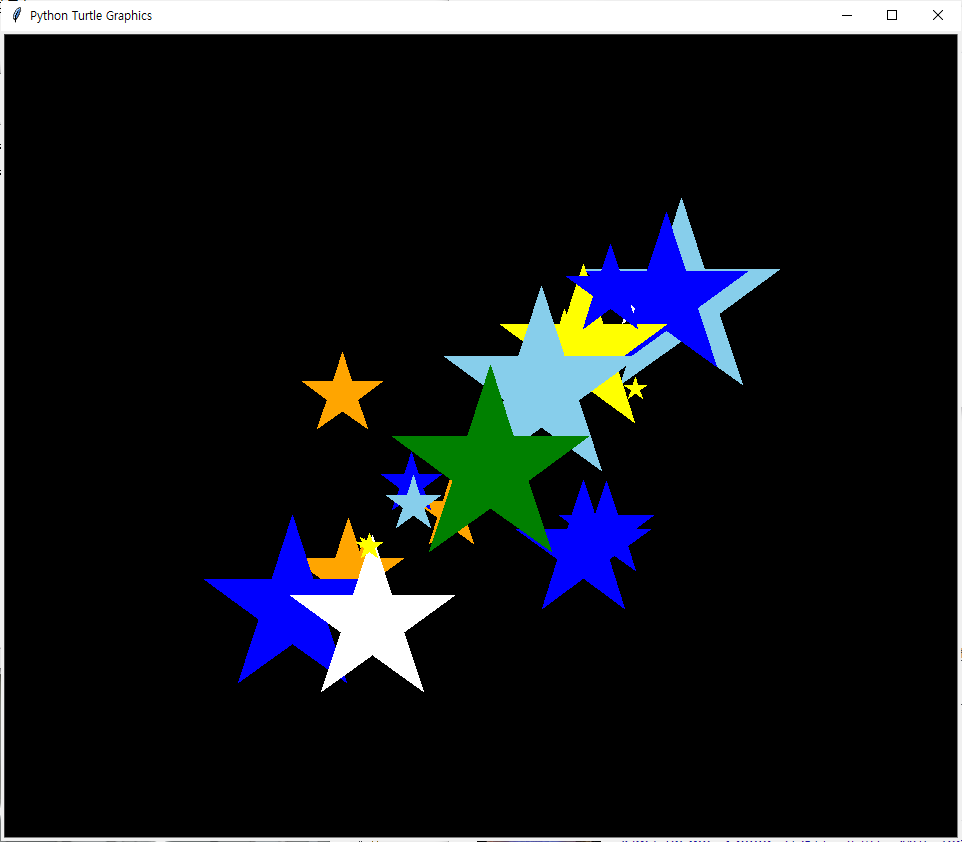

The script that drew this image:
import turtle # 터틀모듈
import random # 랜덤모듈
t = turtle.Turtle()
s = turtle.Screen()
s.bgcolor("black")
t.speed(0)
def draw_star(aturtle, colour, side_length, x, y): # 함수정의
    aturtle.color(colour)
    aturtle.begin_fill()
    aturtle.penup()
    aturtle.goto(x, y) # 좌표이동
    aturtle.pendown()
    for i in range(5):   # 도형그리기
        aturtle.forward(side_length)
        aturtle.right(144)
        aturtle.forward(side_length)
    aturtle.end_fill()

for i in range(20):  # 별20개 그리기
    color = random.choice([ 'white', 'yellow', 'blue', 'skyblue', 'orange', 'green' ]) # 색 리스트
    side_length = random.randint(10, 100)   # 랜던 좌표및 길이 랜덤으로 지정
    x = random.randint(-200, 200)
    y = random.randint(-200, 200)
    draw_star(t, color, side_length, x, y)  # star함수 실행
